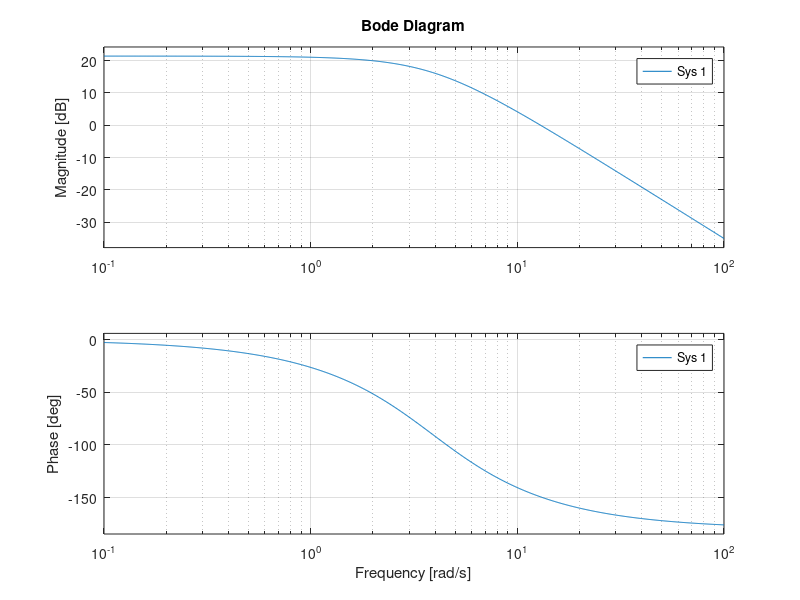

Recreate this plot in MATLAB. (Note: this script raises an error after producing the figure.)
% Lab 3: Closed Loop Response of Control Systems

%% Tracking
s = tf('s');
G = 59.292/(s^2 +6.978*s+15.123);   % Controller tf
den = ([1, 6.978, 15.123]);
%(1)
figure;
K = 3;
r = roots(den)
bode(K*G)
figure;
%(2) 
Y = minreal((G*K)/(1+G*K));           % Factor the function
s0 = 0;                               % plug in to error function
E = minreal((1/(1+G*K))*(1/s)*(s));   % error tf 
evalfr(E,s0)                          % final Values theorem
t = linspace(0,10,1000);

[y_track,t_track]=step(Y); 
plot(y_track)
title('step repsonse')
% (3)
K = 10;

Y = minreal((G*K)/(1+G*K));

E = minreal(1/(1+G*K)*(1/s)); % Error function (s)*(1/s) = 1
s0=0;

evalfr(minreal(s*E), s0) %Evaluate the steady-state tracking error when K=3
figure;
% Plotting part for the step response
step(Y) % Plot the step response
figure;

bode(K*G) % Plot the bode plot
figure
bode(K*G)


K = 3;
G = 59.292/(s^2+6.978*s+15.123);
R = 1/s;
F = 1/G;
Y = ((F*G+K*G)/(1+K*G));


E =(1-Y)*R;
evalfr(minreal(s*E),0)
step(Y)
figure

%(4)
s = tf('s');
K = 3+2/s;                            % assuming its a step 
G = 59.292/(s^2 +6.978*s+15.123);     % Controller tf

Y = minreal((G*K)/(1+G*K));           % Factor the function
s0 = 0;                               % plug in to error function
E = minreal((1/(1+G*K))*(1/s)*(s));   % error tf 
evalfr(E,s0)                          % final Values theorem
step(Y)

s = tf('s');
K = 3+10/s;                           % assuming its a step 
G = 59.292/(s^2 +6.978*s+15.123);     % Controller tf
num = 59.292;
den = ([1, 6.978, 15.123]);
 
Y = minreal((G*K)/(1+G*K));           % Factor the function
s0 = 0;                               % plug in to error function
E = minreal((1/(1+G*K))*(1/s)*(s));   % error tf 
evalfr(E,s0)                          % final Values theorem
t = linspace(0,10,1000);
step(Y)
%% Disturbance Rejection

s = tf('s');
R=0;
F=0;
W=1;
s0=0;
G = 59.292/(s^2 +6.978*s+15.123);     % G transfer function
t = linspace(0,2,100);

%(1)
K = 3;
figure;
Y = (1/(1+G*K))*(W+G*K*R+F*W*G);
E = (R-Y);
ess_21 = evalfr(minreal(s*E),s0)
step(Y,t)
title('2 part 1');

%(2)
K = 10;
Y = (1/(1+G*K))*(W+G*K*R+F*W*G);
E = minreal(R-Y);
ess_22 = evalfr(minreal(s*E),s0)     % final Values theorem
figure;
step(Y,t)
title('2 part 2');

%(3)
K =3;                                % P control
G = 59.292/(s^2 +6.978*s+15.123);    % G transfer function
G0 = 59.292./15.123;                 % G(0)
F = (-1/G0)-(K*R)/W; 
Y = (1/(1+G*K))*(W + G*K*R+F*W*G);
E = minreal(R-Y);

ess_23 = evalfr(s*E,s0)              % final Values theorem
figure;
step(Y)
title('2 part 3');

% (4)
K =3 + 2/s;                          % P control
G = 59.292/(s^2 +6.978*s+15.123);    % G transfer function
G0 = 59.292./15.123;                 % G(0)
W = 1; 
Y = (1/(1+G*K))*(W + G*K*R+F*W*G);
E = minreal(R-Y);

ess_24 = evalfr(s*E,s0)              % final Values theorem
figure;
step(Y)
title('2 part 4');

% (5)
K =3 + 10/s;                         % P control
G = 59.292/(s^2 +6.978*s+15.123);    % G transfer function
G0 = 59.292./15.123;                 % G(0)
W = 1; 
Y = (1/(1+G*K))*(W + G*K*R+F*W*G);
E = minreal(R-Y);

ess_25 = evalfr(s*E,s0)              % final Values theorem
figure;
step(Y)
title('2 part 5');
%% Stability through Dynamic Pole-Zero Maps
% 3.1 system 1
%(1) - open loop transfer function
s = tf('s');
G = 1/(s*(s+2)^2);
den = [1 4 4 0];
r = roots(den);
plot(real(r),imag(r),'kx','MarkerSize',10,'LineWidth',2)
title('pole zero map');
grid on
hold on

%(2) - Determine values for K
% K>0 && K<16

%(3) - closed loop
k = [1,4,16,50];
for i=1:length(k)
    den = [1 4 4 k(i)];
    r = roots(den);
    for j=1:length(r)
        ri =(r(j));
        if real(ri)>0       % unstable
            plot(real(ri),imag(ri),'rx','MarkerSize',10,'LineWidth',2)
        end
        if real(ri)<0       % stable
            plot(real(ri),imag(ri),'gx','MarkerSize',10,'LineWidth',2)
        end
        if real(ri) <= 0.1 && real(ri)>= -.1 % marginally stable
            plot(real(ri),imag(ri),'bx','MarkerSize',10,'LineWidth',2)
        end   
    end
end

% (4)
% call pole function
%k = logspace(0,3,1000);
K = tf(k,1);
G = tf(1,[1 4 4 0]);
%pole_func(G,K);
hold off;

figure;

% 3.2 System 2
%(1)
num = [1 1];
G = 1/(s-1)^2;
den = [1 -2 1];
zero = roots(num);
r = roots(den);
plot(real(r),imag(r),'kx','MarkerSize',10,'LineWidth',2);
grid on;
hold on;
plot(real(zero),imag(zero),'ko','MarkerSize',10,'LineWidth',2)
title('pole zero map');


% (2)
%k>-1
%k<-2

% (3)
k = [0.1 1 2 4 10];
for i=1:length(k)
    T = (k(i)*(s+1)*G)/(1+k(i)*(s+1)*G);
    [num,den] = tfdata(T,'v');
    r = roots(den);
    for j=1:length(r)
        ri =(r(j));
        if real(ri)>0       % unstable
            plot(real(ri),imag(ri),'rx','MarkerSize',10,'LineWidth',2)
        end
        if real(ri)<0       % stable
            plot(real(ri),imag(ri),'gx','MarkerSize',10,'LineWidth',2)
        end
        if real(ri)<= 0.1 && real(ri)>= -.1 % marginally stable
            plot(real(ri),imag(ri),'bx','MarkerSize',10,'LineWidth',2)
        end   
    end
end

% (4)
%k = logspace(0,3,1000);
K = tf([k 1],1);
G = tf(1,[1 -2 1]);
%pole_func(G,K);
hold off;
%% 4. Bode Plots and Stability 
figure;
k_3_1 = [1 4 16 50];
den = [1 4 4 0];
for a=1:length(k_3_1)
    b = k_3_1(a);
    G = (b) * tf(1,den);
    bode(G);
    hold on;
end
legend('k=1', 'k=4', 'k=16','k=50');

hold off;

figure;
k_3_2 = [.1 1 2 4 10];

for c=1:length(k_3_2)
    d=k_3_2(c)*(s+1);
    G = (d) * tf(1,[1 -2 1]);
    bode(G);
    hold on;
end
legend('k=.1', 'k=1', 'k=2', 'k=4', 'k=10');
%% Funcitons
% function  pole_func(G,k)
% rlocusplot(G,k)
% end
